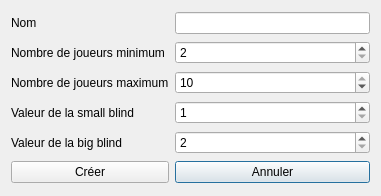
<?xml version="1.0" encoding="UTF-8"?>
<ui version="4.0">
 <class>MenuCreateRoom</class>
 <widget class="QDialog" name="MenuCreateRoom">
  <property name="geometry">
   <rect>
    <x>0</x>
    <y>0</y>
    <width>381</width>
    <height>196</height>
   </rect>
  </property>
  <property name="windowTitle">
   <string>Créer une table</string>
  </property>
  <property name="windowIcon">
   <iconset resource="../images.qrc">
    <normaloff>:/img/connexion.png</normaloff>:/img/connexion.png</iconset>
  </property>
  <layout class="QGridLayout" name="gridLayout">
   <item row="3" column="0">
    <widget class="QLabel" name="label_3">
     <property name="text">
      <string>Nombre de joueurs maximum</string>
     </property>
    </widget>
   </item>
   <item row="4" column="0">
    <widget class="QLabel" name="label_4">
     <property name="text">
      <string>Valeur de la small blind</string>
     </property>
    </widget>
   </item>
   <item row="2" column="1">
    <widget class="QSpinBox" name="minPlayerSpinBox">
     <property name="minimum">
      <number>2</number>
     </property>
     <property name="maximum">
      <number>10</number>
     </property>
    </widget>
   </item>
   <item row="1" column="0">
    <widget class="QLabel" name="label">
     <property name="text">
      <string>Nom</string>
     </property>
    </widget>
   </item>
   <item row="1" column="1">
    <widget class="QLineEdit" name="nameLineEdit"/>
   </item>
   <item row="6" column="1">
    <widget class="QPushButton" name="buttonCancel">
     <property name="text">
      <string>Annuler</string>
     </property>
    </widget>
   </item>
   <item row="6" column="0">
    <widget class="QPushButton" name="buttonCreate">
     <property name="text">
      <string>Créer</string>
     </property>
    </widget>
   </item>
   <item row="2" column="0">
    <widget class="QLabel" name="label_2">
     <property name="text">
      <string>Nombre de joueurs minimum</string>
     </property>
    </widget>
   </item>
   <item row="3" column="1">
    <widget class="QSpinBox" name="maxPlayerSpinBox">
     <property name="minimum">
      <number>2</number>
     </property>
     <property name="maximum">
      <number>10</number>
     </property>
     <property name="value">
      <number>10</number>
     </property>
    </widget>
   </item>
   <item row="5" column="0">
    <widget class="QLabel" name="label_5">
     <property name="text">
      <string>Valeur de la big blind</string>
     </property>
    </widget>
   </item>
   <item row="4" column="1">
    <widget class="QSpinBox" name="smallBlindSpinBox">
     <property name="minimum">
      <number>1</number>
     </property>
     <property name="maximum">
      <number>1000</number>
     </property>
    </widget>
   </item>
   <item row="5" column="1">
    <widget class="QSpinBox" name="bigBlindSpinBox">
     <property name="minimum">
      <number>2</number>
     </property>
     <property name="maximum">
      <number>2000</number>
     </property>
    </widget>
   </item>
  </layout>
 </widget>
 <resources>
  <include location="../images.qrc"/>
 </resources>
 <connections/>
</ui>
